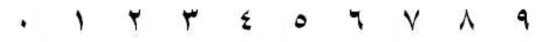
#> input picture img/1.png, 551 x 42 px, found by its file name
$ python to2.py
#> lines starting #> are read from the running program, lines starting #| are printed output that depends on the picture; after the words box and inside, x2 and y2 are one past the last pixel; in counts of white or black regions, pixels touching at a corner belong together
### util.py
import cv2  # 导入opencv库

def showImg(img, title="img"):
    cv2.imshow(title, img)  # 建立image窗口显示图片
    k = cv2.waitKey(0)  # 无限期等待输入

    if k == 27:  # 如果输入ESC退出
        cv2.destroyAllWindows()
    elif k == ord('s'):
        cv2.imwrite('tmp/'+title+'.png', img)
        print("Save img OK!")
        cv2.destroyAllWindows()

### to2.py
import cv2  # 导入opencv库

from util import *
import os

# current_path = os.getcwd()

# 读取一张图片，地址不能带中文
img = cv2.imread("img/test/1.png", cv2.IMREAD_UNCHANGED)
#> img is the input picture: shape (42, 551, 4); mean B, G, R, A 245.7, 245.7, 245.7, 255
# print(img)

showImg(img, 'img')
#> (key Esc is pressed here)

# 复制图像
img2 = img.copy()

# 得到灰度图片
img2 = cv2.cvtColor(img2, cv2.COLOR_BGR2GRAY)

showImg(img2, 'img2')
#> (key Enter is pressed here)

# 二值化图像，黑白图像，只有0和1,0为0,1为255
ret, img2x = cv2.threshold(img2, 0, 255, cv2.THRESH_BINARY | cv2.THRESH_OTSU)
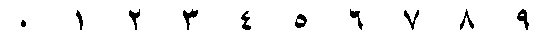
#> img2x: shape (42, 551); 96.1% white; 10 black regions, largest, box (x1, y1, x2, y2) and area: (183, 9, 198, 30) 123, (517, 9, 529, 30) 118, (295, 14, 307, 28) 99
#> ret = 157
print("二值化图像1: ", ret)
#| 二值化图像1:  157.0

showImg(img2x, 'img2x')

# 二值化方法2
img2x = cv2.adaptiveThreshold(
    img2, 200, cv2.ADAPTIVE_THRESH_GAUSSIAN_C, cv2.THRESH_BINARY, 25, 5)
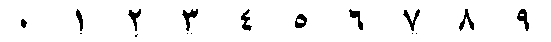
#> img2x: shape (42, 551); values 0 (black) and 200 (white), 95.3% white; 16 black regions (6 under 20 px), largest, box (x1, y1, x2, y2) and area: (182, 9, 198, 31) 138, (517, 9, 529, 31) 127, (403, 9, 420, 31) 123
print("二值化图像2: ")

showImg(img2x, 'img2xx')

#cv2.imwrite("tmp/1-1.png", imgviewx2)
